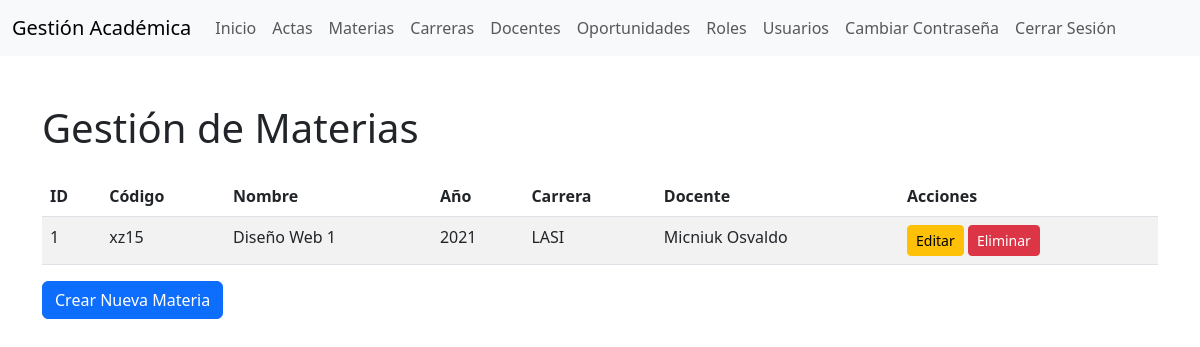
The page /materias/index.php (signed in) on the database its author committed.
### tables this page shows
CREATE TABLE `materias` (
  `id` int(11) NOT NULL,
  `mate_code` varchar(12) NOT NULL,
  `created_date_time` datetime(6) DEFAULT NULL,
  `mate_name` varchar(100) NOT NULL,
  `updated_date_time` datetime(6) DEFAULT NULL,
  `mate_anho` int(11) NOT NULL,
  `carre_id` int(11) DEFAULT NULL,
  `doce_id` int(11) DEFAULT NULL
);

CREATE TABLE `carreras` (
  `id` int(11) NOT NULL,
  `carre_sigla` varchar(80) NOT NULL,
  `created_date_time` datetime(6) DEFAULT NULL,
  `carre_nombre` varchar(100) NOT NULL,
  `updated_date_time` datetime(6) DEFAULT NULL,
  `facu_id` int(11) DEFAULT NULL
);

### classes/Materias.php (called while the page is built, shortened)
<?php
class Materias {
    private $conn;
    private $table = 'materias';
    public function __construct($db) {
        $this->conn = $db;
    }
    public function obtenerMaterias() {
        $query = "SELECT m.id, m.mate_code, m.mate_name, m.mate_anho, m.carre_id,c.carre_sigla,m.doce_id, CONCAT(d.doce_apellido, ' ', d.doce_nombre) AS docente
                  FROM " . $this->table . " m
                  JOIN carreras c ON m.carre_id = c.id
                  JOIN docentes d ON m.doce_id = d.id";
        $result = $this->conn->query($query);
        return $result;
    }
}
?>

### public/materias/index.php (the view, shortened to what this page needs)
<?php
require_once '../../classes/Materias.php';
$database = new Database();
$db = $database->connect();
$materias = new Materias($db);
try {
    $result = $materias->obtenerMaterias();
} catch (Exception $e) {
    die('Error: ' . $e->getMessage());
}
?>
<!DOCTYPE html>
<html lang="es">
<head>
    <link href="https://cdn.jsdelivr.net/npm/bootstrap@5.3.0/dist/css/bootstrap.min.css" rel="stylesheet">
</head>
<body>
     <?php include '../includes/navbar.php'; ?>
<div class="container mt-5">
    <h1 class="mb-4">Gestión de Materias</h1>
    <table class="table table-striped">
        <thead>
        <tr>
            <th>ID</th>
            <th>Código</th>
            <th>Nombre</th>
            <th>Año</th>
            <th>Carrera</th>
            <th>Docente</th>
            <th>Acciones</th>
        </tr>
        </thead>
        <tbody>
        <?php while ($row = $result->fetch_assoc()): ?>
        <tr>
            <td><?php echo $row['id']; ?></td>
            <td><?php echo $row['mate_code']; ?></td>
            <td><?php echo $row['mate_name']; ?></td>
            <td><?php echo $row['mate_anho']; ?></td>
            <td><?php echo $row['carre_sigla']; ?></td>
            <td><?php echo $row['docente']; ?></td>
            <td>
                <a href="editar.php?id=<?php echo $row['id']; ?>" class="btn btn-warning btn-sm">Editar</a>
                <a href="eliminar.php?id=<?php echo $row['id']; ?>" class="btn btn-danger btn-sm">Eliminar</a>
            </td>
        </tr>
        <?php endwhile; ?>
        </tbody>
    </table>
    <a href="crear.php" class="btn btn-primary">Crear Nueva Materia</a>
</div>
</body>
</html>

### rows shown on the page
materias: id "1", mate_code "xz15", mate_name "Diseño Web 1", mate_anho "2021", carre.carre_sigla "LASI", docente "Micniuk Osvaldo"
